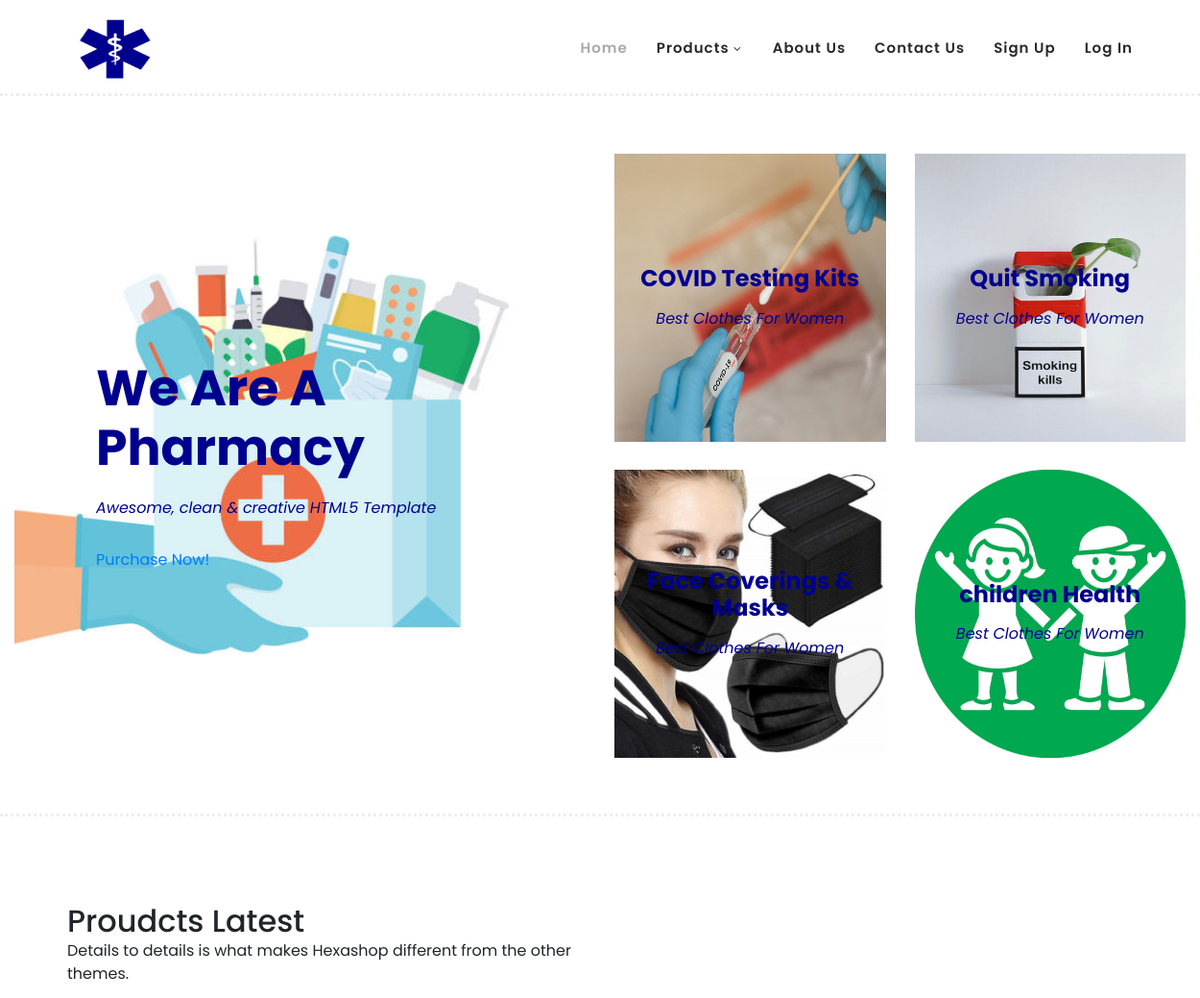
Before: / (upper part) with the older database file.
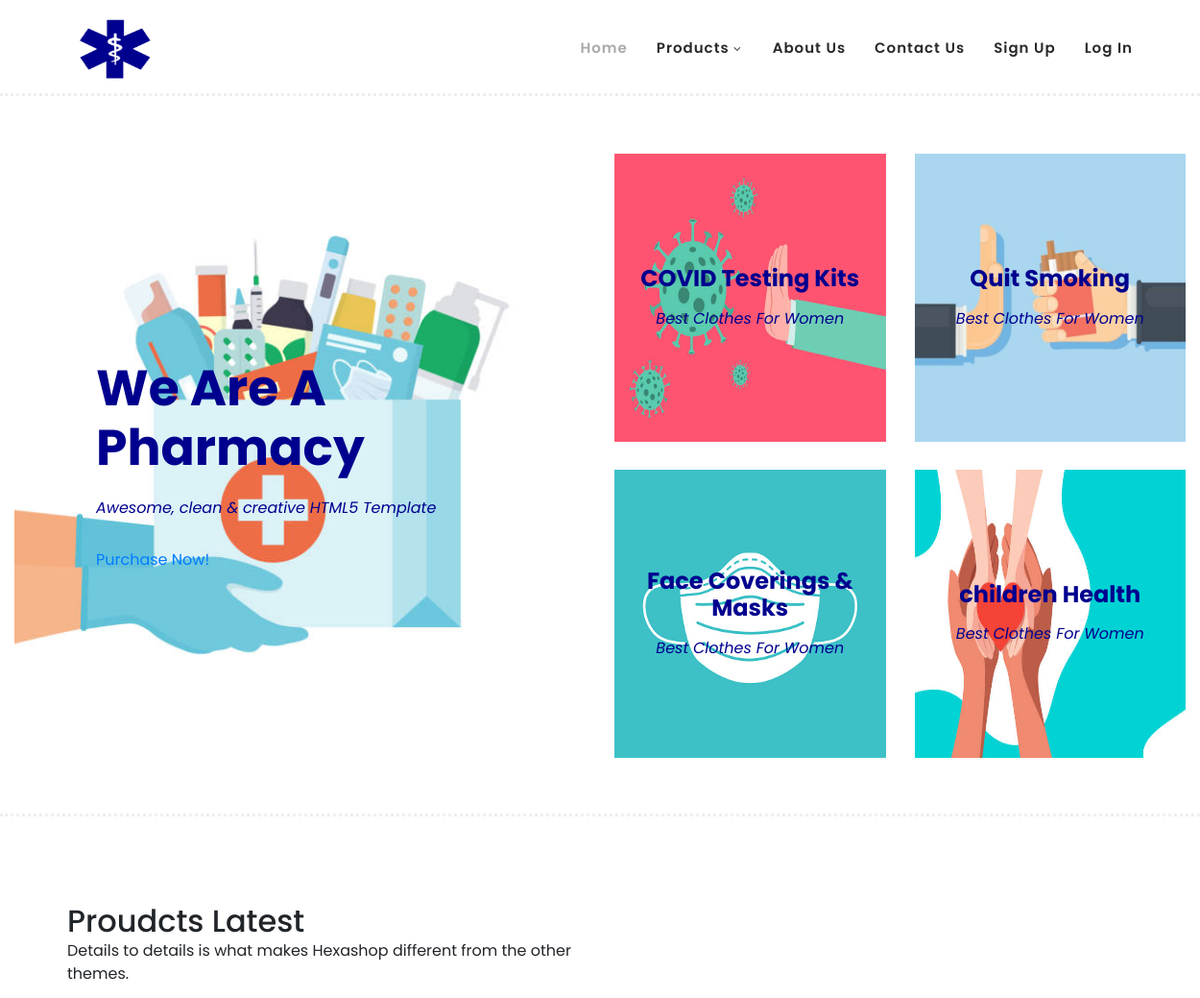
After: the same page with the newer database file.
### tables this page shows
CREATE TABLE `category` (
  `cat_id` int(11) NOT NULL,
  `cat_name` varchar(50) DEFAULT NULL,
  `cat_image` text DEFAULT NULL
);

### index.php (the view, shortened to what this page needs)
<?php include("header.php");
include("admin/includes/config.php");
?>
    <div class="main-banner" id="top">
        <div class="container-fluid">
            <div class="row">
                <div class="col-lg-6">
                    <div class="left-content">
                        <div class="thumb">
                            <div class="inner-content">
                                <h4 >We Are A Pharmacy</h4>
                                <span>Awesome, clean &amp; creative HTML5 Template</span>
                                <div class="main-border-button">
                                    <a href="#">Purchase Now!</a>
                                </div>
                            </div>
                            <img src="assets/images/main.png" alt="">
                        </div>
                    </div>
                </div>
                <div class="col-lg-6">
                    <div class="right-content">
                        <div class="row">
                        <?php
                                 $select_cat="SELECT * FROM category ";
                                $query_cat=mysqli_query($conn,$select_cat);
                                while($row_cat=mysqli_fetch_assoc($query_cat)){ ?>
                            <div class="col-lg-6">
                                <div class="right-first-image">
                                    <div class="thumb">
                                        <div class="inner-content">
                                            <h4><?php echo $row_cat["cat_name"]; ?></h4>
                                            <span>Best Clothes For Women</span>
                                        </div>
                                        <img src="admin/assets/categories_images/<?php echo $row_cat["cat_image"]; ?>" width="100%" height="300px">
                                    </div>
                                </div>
                            </div>
                            <?php }?>
                        </div>
                    </div>
                </div>
            </div>
        </div>
    </div>
    <section class="section" id="men">
        <div class="container">
            <div class="row">
                <div class="col-lg-6">
                    <div class="section-heading">
                        <h2>Proudcts Latest </h2>
                        <span>Details to details is what makes Hexashop different from the other themes.</span>
                    </div>
                </div>
            </div>
        </div>
    </section>
    <?php include("footer.php");?>

### header.php (shortened to what this page needs)
<!DOCTYPE html>
<html lang="en">
  <head>
    <link rel="stylesheet" type="text/css" href="assets/css/bootstrap.min.css">
    <link rel="stylesheet" type="text/css" href="assets/css/font-awesome.css">
    <link rel="stylesheet" href="assets/css/templatemo-hexashop.css">
    <link rel="stylesheet" href="assets/css/owl-carousel.css">
    <link rel="stylesheet" href="assets/css/lightbox.css">
    </head>
    <body>
    <header class="header-area header-sticky">
        <div class="container">
            <div class="row">
                <div class="col-12">
                    <nav class="main-nav">
                        <a href="index.html" class="logo">
                            <img src="assets/images/logoo.png" width="100px" height="80px">
                        </a>
                        <ul class="nav">
                            <li class="scroll-to-section"><a href="index.php" class="active">Home</a></li>
                            <li class="submenu">
                                <a href="javascript:;">Products</a>
                            </li>
                            <li><a href="about.php">About Us</a></li>
                                   <li><a href="contact.php">Contact Us</a></li>
                                   <li><a href="account/signup.php">Sign Up</a></li>
                                   <li><a href="account/login.php">Log In</a></li>
                        </ul>
                    </nav>
                </div>
            </div>
        </div>
    </header>

### footer.php (shortened to what this page needs)
  </body>
</html>

### assets/css/templatemo-hexashop.css (style rules this page uses)
html, body, div, span, applet, object, iframe, h1, h2, h3, h4, h5, h6, p, blockquote, div pre, a, abbr, acronym, address, big, cite, code, del, dfn, em, font, img, ins, kbd, q, s, samp, small, strike, strong, sub, sup, tt, var, b, u, i, center, dl, dt, dd, ol, ul, li, figure, header, nav, section, article, aside, footer, figcaption { margin: 0; padding: 0; border: 0; outline: 0; }
ul, li { padding: 0; margin: 0; list-style: none; }
header, nav, section, article, aside, footer, hgroup { display: block; }
* { box-sizing: border-box; }
html, body { font-family: 'Poppins', sans-serif; font-weight: 400; background-color: #fff; font-size: 16px; -ms-text-size-adjust: 100%; -webkit-font-smoothing: antialiased; -moz-osx-font-smoothing: grayscale; }
a { text-decoration: none !important; }
h1, h2, h3, h4, h5, h6 { margin-top: 0px; margin-bottom: 0px; }
ul { margin-bottom: 0px; }
.header-area { border-bottom: 3px dotted #eee; box-shadow: none; background-color: #fff; position: absolute; top: 0px; left: 0px; right: 0px; z-index: 100; height: 100px; -webkit-transition: all .5s ease 0s; -moz-transition: all .5s ease 0s; -o-transition: all .5s ease 0s; transition: all .5s ease 0s; }
.header-area .main-nav { min-height: 80px; background: transparent; }
.header-area .main-nav .logo { line-height: 100px; color: #fff; font-size: 28px; font-weight: 700; text-transform: uppercase; letter-spacing: 2px; float: left; -webkit-transition: all 0.3s ease 0s; -moz-transition: all 0.3s ease 0s; -o-transition: all 0.3s ease 0s; transition: all 0.3s ease 0s; }
.header-area .main-nav .nav { float: right; margin-top: 30px; margin-right: 0px; background-color: transparent; -webkit-transition: all 0.3s ease 0s; -moz-transition: all 0.3s ease 0s; -o-transition: all 0.3s ease 0s; transition: all 0.3s ease 0s; position: relative; z-index: 999; }
.header-area .main-nav .nav li { padding-left: 15px; padding-right: 15px; }
.header-area .main-nav .nav li:last-child { padding-right: 0px; }
.header-area .main-nav .nav li a { display: block; font-weight: 600; font-size: 15px; color: #2a2a2a; text-transform: capitalize; -webkit-transition: all 0.3s ease 0s; -moz-transition: all 0.3s ease 0s; -o-transition: all 0.3s ease 0s; transition: all 0.3s ease 0s; height: 40px; line-height: 40px; border: transparent; letter-spacing: 1px; }
.header-area .main-nav .nav li a { color: #2a2a2a; }
.header-area .main-nav .nav li:hover a, .header-area .main-nav .nav li a.active { color: #aaa!important; }
.header-area .main-nav .nav li.submenu { position: relative; padding-right: 30px; }
.header-area .main-nav .nav li.submenu:after { font-family: FontAwesome; content: "\f107"; font-size: 12px; color: #2a2a2a; position: absolute; right: 18px; top: 12px; }
.header-area.header-sticky { min-height: 80px; }
.header-area .nav { margin-top: 30px; }
.header-area.header-sticky .nav li a.active { color: #aaa; }
@media (min-width: 767px) { .header-area .main-nav .nav { display: flex !important; } }
.main-banner { border-bottom: 3px dotted #eee; padding-top: 160px; padding-bottom: 30px; }
.main-banner .left-content .thumb img { width: 100%; overflow: hidden; }
.main-banner .left-content .inner-content { position: absolute; left: 100px; top: 50%; transform: translateY(-50%); }
.main-banner .left-content .inner-content h4 { color: #00008E; margin-top: -10px; font-size: 52px; font-weight: 700; margin-bottom: 20px; }
.main-banner .left-content .inner-content span { font-size: 16px; color: #00008E; font-weight: 400; font-style: italic; display: block; margin-bottom: 30px; }
.main-banner .right-content .right-first-image { margin-bottom: 28.5px; }
.main-banner .right-content .right-first-image .thumb { position: relative; text-align: center; }
.main-banner .right-content .right-first-image .thumb img { width: 100%; overflow: hidden; }
.main-banner .right-content .right-first-image .thumb .inner-content { position: absolute; top: 50%; transform: translateY(-50%); width: 100%; text-align: center; }
.main-banner .right-content .right-first-image .thumb .inner-content h4 { color: #00008E; font-size: 24px; font-weight: 700; margin-bottom: 15px; }
.main-banner .right-content .right-first-image .thumb .inner-content span { font-size: 16px; color: #00008E; font-style: italic; }
#men { padding-top: 90px; padding-bottom: 90px; border-bottom: 3px dotted #eee; }
#men .section-heading { margin-bottom: 60px; }

Changed rows visible on the page:
changed category "COVID Testing Kits": cat_image: a different picture
changed category "Quit Smoking": cat_image: a different picture
changed category "Face Coverings & Masks": cat_image: a different picture
changed category "children Health": cat_image: a different picture
